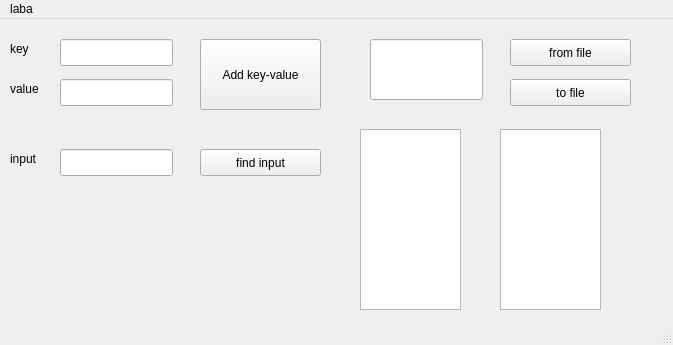
<?xml version="1.0" encoding="UTF-8"?>
<ui version="4.0">
 <class>MainWindow</class>
 <widget class="QMainWindow" name="MainWindow">
  <property name="geometry">
   <rect>
    <x>0</x>
    <y>0</y>
    <width>673</width>
    <height>345</height>
   </rect>
  </property>
  <property name="windowTitle">
   <string>MainWindow</string>
  </property>
  <widget class="QWidget" name="centralwidget">
   <widget class="QLineEdit" name="lineEdit">
    <property name="geometry">
     <rect>
      <x>60</x>
      <y>20</y>
      <width>113</width>
      <height>27</height>
     </rect>
    </property>
   </widget>
   <widget class="QLineEdit" name="lineEdit_2">
    <property name="geometry">
     <rect>
      <x>60</x>
      <y>60</y>
      <width>113</width>
      <height>27</height>
     </rect>
    </property>
   </widget>
   <widget class="QPushButton" name="pushButton">
    <property name="geometry">
     <rect>
      <x>200</x>
      <y>20</y>
      <width>121</width>
      <height>71</height>
     </rect>
    </property>
    <property name="text">
     <string>Add key-value</string>
    </property>
   </widget>
   <widget class="QLabel" name="label">
    <property name="geometry">
     <rect>
      <x>10</x>
      <y>20</y>
      <width>66</width>
      <height>19</height>
     </rect>
    </property>
    <property name="text">
     <string>key</string>
    </property>
   </widget>
   <widget class="QLabel" name="label_2">
    <property name="geometry">
     <rect>
      <x>10</x>
      <y>60</y>
      <width>66</width>
      <height>19</height>
     </rect>
    </property>
    <property name="text">
     <string>value</string>
    </property>
   </widget>
   <widget class="QLineEdit" name="lineEdit_3">
    <property name="geometry">
     <rect>
      <x>60</x>
      <y>130</y>
      <width>113</width>
      <height>27</height>
     </rect>
    </property>
   </widget>
   <widget class="QLabel" name="label_3">
    <property name="geometry">
     <rect>
      <x>10</x>
      <y>130</y>
      <width>66</width>
      <height>19</height>
     </rect>
    </property>
    <property name="text">
     <string>input</string>
    </property>
   </widget>
   <widget class="QPushButton" name="pushButton_2">
    <property name="geometry">
     <rect>
      <x>200</x>
      <y>130</y>
      <width>121</width>
      <height>27</height>
     </rect>
    </property>
    <property name="text">
     <string>find input</string>
    </property>
   </widget>
   <widget class="QLineEdit" name="lineEdit_4">
    <property name="geometry">
     <rect>
      <x>370</x>
      <y>20</y>
      <width>113</width>
      <height>61</height>
     </rect>
    </property>
   </widget>
   <widget class="QPushButton" name="pushButton_3">
    <property name="geometry">
     <rect>
      <x>510</x>
      <y>20</y>
      <width>121</width>
      <height>27</height>
     </rect>
    </property>
    <property name="text">
     <string>from file</string>
    </property>
   </widget>
   <widget class="QPushButton" name="pushButton_4">
    <property name="geometry">
     <rect>
      <x>510</x>
      <y>60</y>
      <width>121</width>
      <height>27</height>
     </rect>
    </property>
    <property name="text">
     <string>to file</string>
    </property>
   </widget>
   <widget class="QPlainTextEdit" name="plainTextEdit">
    <property name="geometry">
     <rect>
      <x>360</x>
      <y>110</y>
      <width>101</width>
      <height>181</height>
     </rect>
    </property>
   </widget>
   <widget class="QPlainTextEdit" name="plainTextEdit_2">
    <property name="geometry">
     <rect>
      <x>500</x>
      <y>110</y>
      <width>101</width>
      <height>181</height>
     </rect>
    </property>
   </widget>
  </widget>
  <widget class="QMenuBar" name="menubar">
   <property name="geometry">
    <rect>
     <x>0</x>
     <y>0</y>
     <width>673</width>
     <height>24</height>
    </rect>
   </property>
   <widget class="QMenu" name="menulaba">
    <property name="title">
     <string>laba</string>
    </property>
   </widget>
   <addaction name="menulaba"/>
  </widget>
  <widget class="QStatusBar" name="statusbar"/>
 </widget>
 <resources/>
 <connections/>
</ui>
